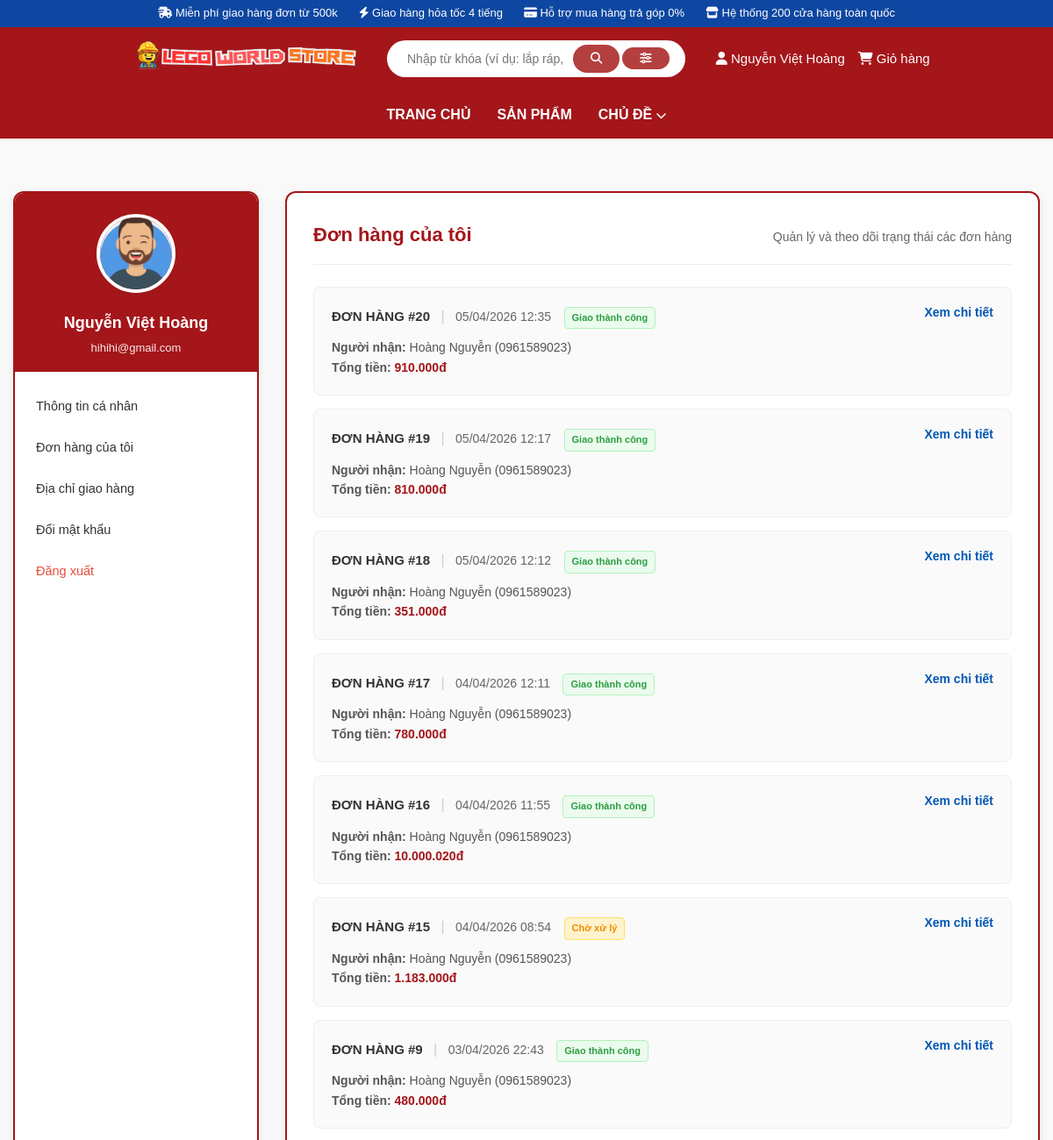
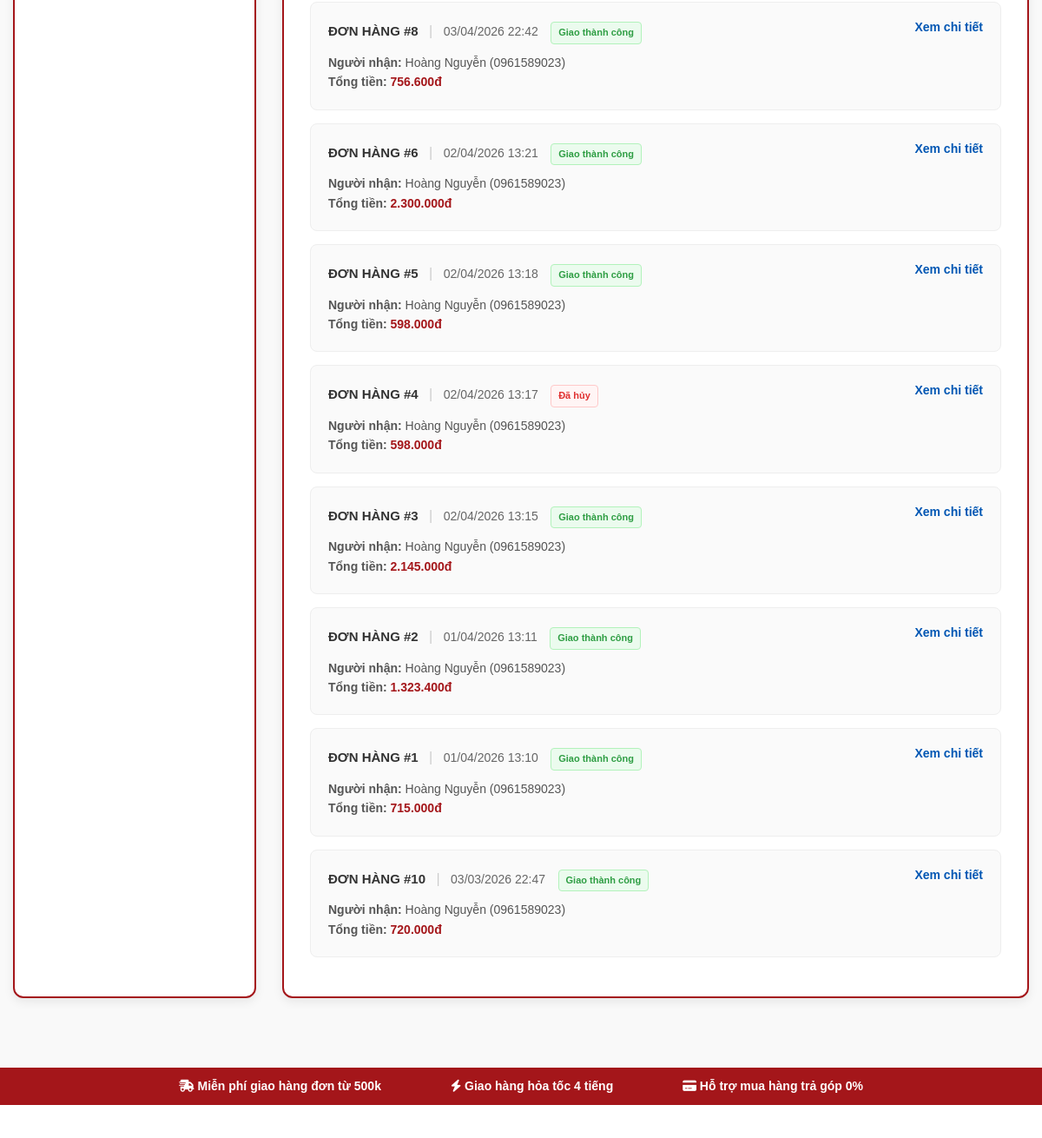
The app's page /profile/orders (signed in, upper part), older data (2 pictures, top to bottom).
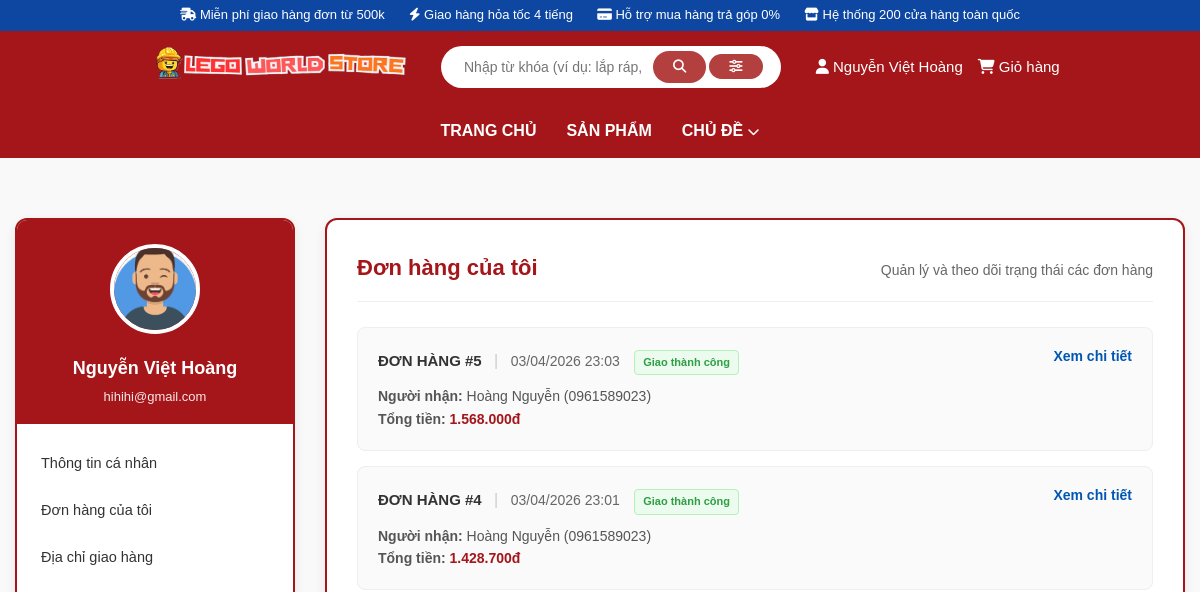
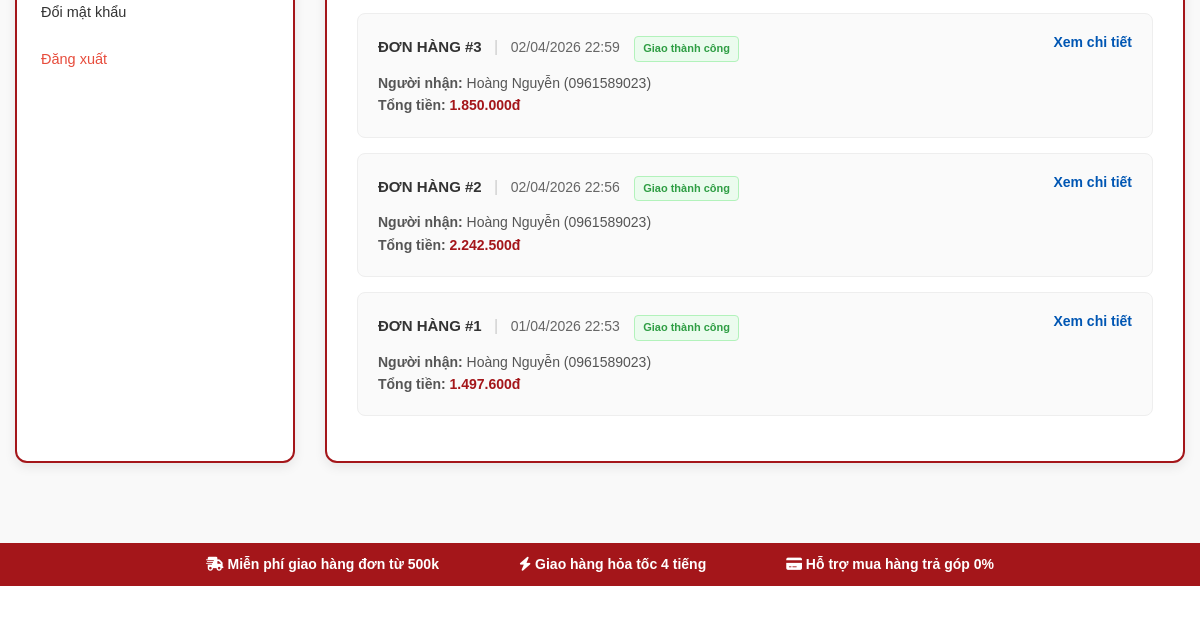
The same page, newer data (2 pictures, top to bottom).
### tables this page shows
CREATE TABLE `orders` (
  `id` int(11) NOT NULL,
  `user_id` int(11) NOT NULL,
  `status` enum('pending','confirmed','shipping','delivered','cancelled') DEFAULT 'pending',
  `payment_method` enum('cash','transfer','online') NOT NULL,
  `payment_status` enum('unpaid','paid','refunded') DEFAULT 'unpaid',
  `total_amount` int(11) NOT NULL,
  `shipping_fullname` varchar(100) NOT NULL,
  `shipping_phone` varchar(20) NOT NULL,
  `shipping_street` varchar(255) NOT NULL,
  `shipping_ward` varchar(100) NOT NULL,
  `shipping_district` varchar(100) NOT NULL,
  `shipping_city` varchar(100) NOT NULL,
  `created_at` datetime DEFAULT current_timestamp()
);

### app/controllers/ProfileController.php (called while the page is built, shortened)
<?php
class ProfileController extends Controller {
    public function orders() {
        $user_id = $_SESSION['user_id'];
        $orderModel = $this->model('OrderModel');
        $orders = $orderModel->getOrdersByUserId($user_id);
        $this->view('/user/profile/orders', [
            'title' => 'Lịch sử mua hàng',
            'orders' => $orders
        ]);
    }
}

### app/core/App.php (called while the page is built, shortened)
<?php
class App {
    protected $method = "index";
    public function __construct() {
        $url = $this->parseUrl();
        if (isset($url[0])) {
            $controllerName = ucfirst($url[0]) . 'Controller';
            $file = 'app/controllers/' . $controllerName . '.php';
            if (file_exists($file)) {
                unset($url[0]);
            }
        }
        $this->controller = new $this->controller;
        if (isset($url[1])) {
            if (method_exists($this->controller, $url[1])) {
                $this->method = $url[1];
                unset($url[1]);
            }
        }
        $this->params = $url ? array_values($url) : [];
        call_user_func_array([$this->controller, $this->method], $this->params);
    }
    public function parseUrl() {
        if (isset($_GET['url'])) {
            return explode('/', filter_var(rtrim($_GET['url'], '/'), FILTER_SANITIZE_URL));
        }
        return [];
    }
}

### index.php (called while the page is built, shortened)
<?php
require_once 'app/core/App.php';
$app = new App();

### app/models/OrderModel.php (called while the page is built, shortened)
<?php
class OrderModel extends Database {
    public function getOrdersByUserId($user_id) {
    $db = $this->getConnection();
    $sql = "SELECT * FROM orders WHERE user_id = ? ORDER BY created_at DESC";
    $stmt = $db->prepare($sql);
    $stmt->bind_param("i", $user_id);
    $stmt->execute();
    $result = $stmt->get_result();
    $orders = [];
    while ($row = $result->fetch_assoc()) { $orders[] = $row; }
    return $orders;
}
}

### app/views/user/profile/orders.php (the view, shortened to what the changed rows need)
<div class="main-content" style="width: 100%; max-width: 1200px; margin: 30px auto; background-color: #f9f9f9;">
    <div class="profile-container">
        <?php require __DIR__ . '/../../components/profile_sidebar.php'; ?>
        <section class="profile-main">
            <div class="profile-form-box" style="border: 2px solid #a4161a; border-radius: 12px; padding: 30px; background: #fff;">
                <div class="address-header" style="border-bottom: 1px solid #eee; padding-bottom: 15px; margin-bottom: 25px;">
                    <h2 class="section-title" style="margin: 0; color: #a4161a; font-size: 22px;">Đơn hàng của tôi</h2>
                </div>
                <div class="order-list">
                    <?php if (empty($orders)): ?>
                        <div style="text-align: center; padding: 40px; color: #888;">
                            <i class="fa-solid fa-box-open" style="font-size: 45px; margin-bottom: 15px; color: #ddd;"></i>
                            <p style="font-size: 16px;">Bạn chưa có đơn hàng nào.</p>
                            <a href="/lego_shop_php/home" class="btn-submit-modal" style="display: inline-block; margin-top: 15px; text-decoration: none;">Mua sắm ngay</a>
                        </div>
                    <?php else: ?>
                        <?php
                            $status_map = [
                                'pending' => ['label' => 'Chờ xử lý', 'class' => 'badge-pending'],
                                'confirmed' => ['label' => 'Đã xác nhận', 'class' => 'badge-confirmed'],
                                'delivered' => ['label' => 'Giao thành công', 'class' => 'badge-delivered'],
                                'cancelled' => ['label' => 'Đã hủy', 'class' => 'badge-cancelled'],
                                'shipping' => ['label' => 'Đang giao hàng', 'class' => 'badge-shipping']
                            ];
                        ?>
                        <?php foreach($orders as $order):
                            $st = $order['status'] ?? 'pending';
                            $status_label = $status_map[$st]['label'] ?? 'Không xác định';
                            $status_class = $status_map[$st]['class'] ?? 'badge-pending';
                        ?>
                            <div class="order-card" style="border: 1px solid #eee; border-radius: 8px; padding: 20px; margin-bottom: 15px; background: #fafafa;">
                                <div style="display: flex; justify-content: space-between; align-items: flex-start; margin-bottom: 10px;">
                                    <div>
                                        <span style="font-weight: 800; color: #333; font-size: 15px;">ĐƠN HÀNG #<?= htmlspecialchars($order['id']) ?></span>
                                        <span style="color: #ccc; margin: 0 8px;">|</span>
                                        <span style="color: #666; font-size: 14px;"><?= date('d/m/Y H:i', strtotime($order['created_at'])) ?></span>
                                        <span class="order-status-badge <?= $status_class ?>" style="margin-left: 10px;"><?= $status_label ?></span>
                                    </div>
                                    <button class="btn-view-order" data-id="<?= $order['id'] ?>" style="background: none; border: none; color: #0056b3; font-weight: 600; font-size: 14px; cursor: pointer;">
                                        Xem chi tiết
                                    </button>
                                </div>
                                <div style="color: #555; font-size: 14px; line-height: 1.6;">
                                    <p style="margin: 0;"><strong>Người nhận:</strong> <?= htmlspecialchars($order['shipping_fullname']) ?> (<?= htmlspecialchars($order['shipping_phone']) ?>)</p>
                                    <p style="margin: 0;"><strong>Tổng tiền:</strong> <span style="color: #a4161a; font-weight: 700;"><?= number_format($order['total_amount'], 0, ',', '.') ?>đ</span></p>
                                </div>
                            </div>
                        <?php endforeach; ?>
                    <?php endif; ?>
                </div>
            </div>
        </section>
    </div>
</div>

Row changes from the older to the newer data that the page shows:
removed orders: id "20", created_at "05/04/2026 12:35", status "Giao thành công", shipping_fullname "Hoàng Nguyễn", shipping_phone "0961589023", total_amount "910.000"
removed orders: id "19", created_at "05/04/2026 12:17", status "Giao thành công", shipping_fullname "Hoàng Nguyễn", shipping_phone "0961589023", total_amount "810.000"
removed orders: id "18", created_at "05/04/2026 12:12", status "Giao thành công", shipping_fullname "Hoàng Nguyễn", shipping_phone "0961589023", total_amount "351.000"
removed orders: id "17", created_at "04/04/2026 12:11", status "Giao thành công", shipping_fullname "Hoàng Nguyễn", shipping_phone "0961589023", total_amount "780.000"
removed orders: id "16", created_at "04/04/2026 11:55", status "Giao thành công", shipping_fullname "Hoàng Nguyễn", shipping_phone "0961589023", total_amount "10.000.020"
removed orders: id "15", created_at "04/04/2026 08:54", status "Chờ xử lý", shipping_fullname "Hoàng Nguyễn", shipping_phone "0961589023", total_amount "1.183.000"
removed orders: id "9", created_at "03/04/2026 22:43", status "Giao thành công", shipping_fullname "Hoàng Nguyễn", shipping_phone "0961589023", total_amount "480.000"
removed orders: id "8", created_at "03/04/2026 22:42", status "Giao thành công", shipping_fullname "Hoàng Nguyễn", shipping_phone "0961589023", total_amount "756.600"
removed orders: id "6", created_at "02/04/2026 13:21", status "Giao thành công", shipping_fullname "Hoàng Nguyễn", shipping_phone "0961589023", total_amount "2.300.000"
removed orders: id "10", created_at "03/03/2026 22:47", status "Giao thành công", shipping_fullname "Hoàng Nguyễn", shipping_phone "0961589023", total_amount "720.000"
changed orders id 5: created_at "02/04/2026 13:18" → "03/04/2026 23:03"; total_amount "598.000" → "1.568.000"
changed orders id 4: created_at "02/04/2026 13:17" → "03/04/2026 23:01"; status "Đã hủy" → "Giao thành công"; total_amount "598.000" → "1.428.700"
changed orders id 3: created_at "02/04/2026 13:15" → "02/04/2026 22:59"; total_amount "2.145.000" → "1.850.000"
changed orders id 2: created_at "01/04/2026 13:11" → "02/04/2026 22:56"; total_amount "1.323.400" → "2.242.500"
changed orders id 1: created_at "01/04/2026 13:10" → "01/04/2026 22:53"; total_amount "715.000" → "1.497.600"
